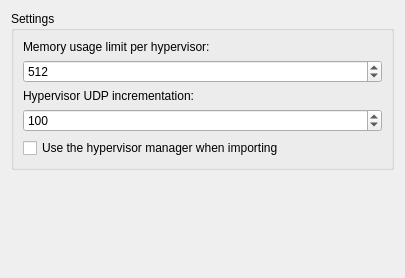
<ui version="4.0" >
 <class>PreferencesHypervisorManager</class>
 <widget class="QWidget" name="PreferencesHypervisorManager" >
  <property name="geometry" >
   <rect>
    <x>0</x>
    <y>0</y>
    <width>405</width>
    <height>278</height>
   </rect>
  </property>
  <property name="windowTitle" >
   <string>Form</string>
  </property>
  <layout class="QVBoxLayout" >
   <item>
    <widget class="QGroupBox" name="groupBox" >
     <property name="sizePolicy" >
      <sizepolicy vsizetype="Maximum" hsizetype="MinimumExpanding" >
       <horstretch>0</horstretch>
       <verstretch>0</verstretch>
      </sizepolicy>
     </property>
     <property name="title" >
      <string>Settings</string>
     </property>
     <layout class="QGridLayout" >
      <item row="0" column="0" >
       <widget class="QLabel" name="label" >
        <property name="text" >
         <string>Memory usage limit per hypervisor:</string>
        </property>
       </widget>
      </item>
      <item row="1" column="0" >
       <widget class="QSpinBox" name="spinBoxMemoryLimit" >
        <property name="maximum" >
         <number>1000000</number>
        </property>
        <property name="singleStep" >
         <number>128</number>
        </property>
        <property name="value" >
         <number>512</number>
        </property>
       </widget>
      </item>
      <item row="2" column="0" >
       <widget class="QLabel" name="label_2" >
        <property name="text" >
         <string>Hypervisor UDP incrementation:</string>
        </property>
       </widget>
      </item>
      <item row="3" column="0" >
       <widget class="QSpinBox" name="spinBoxUDPIncrementation" >
        <property name="maximum" >
         <number>100000</number>
        </property>
        <property name="singleStep" >
         <number>10</number>
        </property>
        <property name="value" >
         <number>100</number>
        </property>
       </widget>
      </item>
      <item row="4" column="0" >
       <widget class="QCheckBox" name="checkBox" >
        <property name="text" >
         <string>Use the hypervisor manager when importing</string>
        </property>
       </widget>
      </item>
     </layout>
    </widget>
   </item>
   <item>
    <spacer>
     <property name="orientation" >
      <enum>Qt::Vertical</enum>
     </property>
     <property name="sizeHint" >
      <size>
       <width>20</width>
       <height>71</height>
      </size>
     </property>
    </spacer>
   </item>
  </layout>
 </widget>
 <resources/>
 <connections/>
 <designerdata>
  <property name="gridDeltaX" >
   <number>10</number>
  </property>
  <property name="gridDeltaY" >
   <number>10</number>
  </property>
  <property name="gridSnapX" >
   <bool>true</bool>
  </property>
  <property name="gridSnapY" >
   <bool>true</bool>
  </property>
  <property name="gridVisible" >
   <bool>true</bool>
  </property>
 </designerdata>
</ui>
